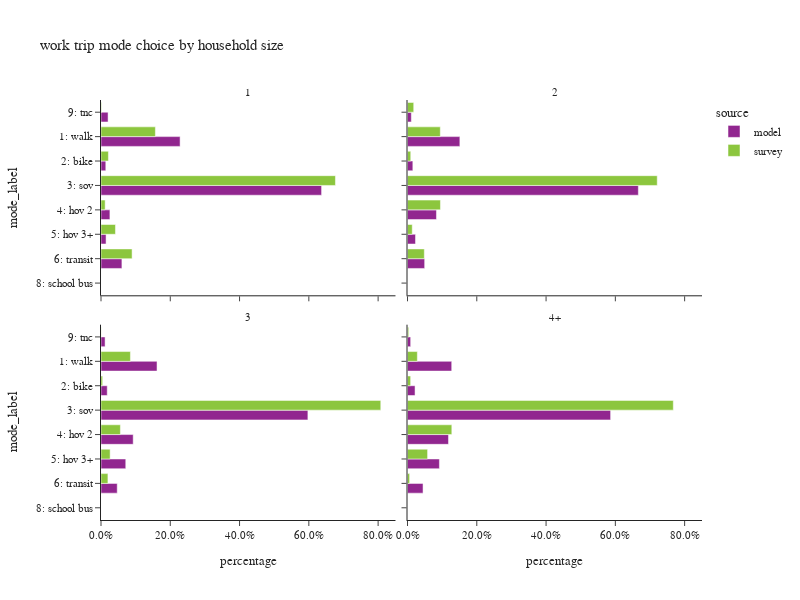

Notebook cell for this chart:
### Code cell
plot_mode_choice(wk_trip,"hhsize_4+",
                 {"hhsize_4+":["1","2","3","4+"],
                  "mode_label":["1: walk","2: bike","3: sov","4: hov 2","5: hov 3+","6: transit",
                                   "8: school bus","9: other–survey only"]},
                 "household size",2,600)

### Figure 1 — Plotly figure (JSON) as saved in the notebook; plotly's stock layout.template omitted (floating-point values rounded to 4 significant figures)
{"data": [{"alignmentgroup": "True", "customdata": [[98074], [5935], [273509], [11043], [6273], [25925], [8770]], "hovertemplate": "source=model<br>hhsize_4+=1<br>percentage=%{x}<br>mode_label=%{y}<br>sample count=%{customdata[0]}<extra></extra>", "legendgroup": "model", "marker": {"color": "#91268F", "pattern": {"shape": ""}}, "name": "model", "offsetgroup": "model", "orientation": "h", "showlegend": true, "textposition": "auto", "type": "bar", "x": [0.2283, 0.01382, 0.6368, 0.02571, 0.0146, 0.06036, 0.02042], "xaxis": "x3", "y": ["1: walk", "2: bike", "3: sov", "4: hov 2", "5: hov 3+", "6: transit", "9: tnc"], "yaxis": "y3"}, {"alignmentgroup": "True", "customdata": [[159], [41], [422], [11], [19], [99], [4]], "hovertemplate": "source=survey<br>hhsize_4+=1<br>percentage=%{x}<br>mode_label=%{y}<br>sample count=%{customdata[0]}<extra></extra>", "legendgroup": "survey", "marker": {"color": "#8CC63E", "pattern": {"shape": ""}}, "name": "survey", "offsetgroup": "survey", "orientation": "h", "showlegend": true, "textposition": "auto", "type": "bar", "x": [0.157, 0.02136, 0.6768, 0.01199, 0.04173, 0.08976, 0.001389], "xaxis": "x3", "y": ["1: walk", "2: bike", "3: sov", "4: hov 2", "5: hov 3+", "6: transit", "9: tnc"], "yaxis": "y3"}, {"alignmentgroup": "True", "customdata": [[149414], [15224], [658812], [82613], [22781], [48944], [9], [10860]], "hovertemplate": "source=model<br>hhsize_4+=2<br>percentage=%{x}<br>mode_label=%{y}<br>sample count=%{customdata[0]}<extra></extra>", "legendgroup": "model", "marker": {"color": "#91268F", "pattern": {"shape": ""}}, "name": "model", "offsetgroup": "model", "orientation": "h", "showlegend": false, "textposition": "auto", "type": "bar", "x": [0.1511, 0.0154, 0.6664, 0.08356, 0.02304, 0.04951, 9.103e-06, 0.01098], "xaxis": "x4", "y": ["1: walk", "2: bike", "3: sov", "4: hov 2", "5: hov 3+", "6: transit", "8: school bus", "9: tnc"], "yaxis": "y4"}, {"alignmentgroup": "True", "customdata": [[140], [57], [592], [83], [19], [109], [7]], "hovertemplate": "source=survey<br>hhsize_4+=2<br>percentage=%{x}<br>mode_label=%{y}<br>sample count=%{customdata[0]}<extra></extra>", "legendgroup": "survey", "marker": {"color": "#8CC63E", "pattern": {"shape": ""}}, "name": "survey", "offsetgroup": "survey", "orientation": "h", "showlegend": false, "textposition": "auto", "type": "bar", "x": [0.09465, 0.009325, 0.7209, 0.09508, 0.01362, 0.04852, 0.01791], "xaxis": "x4", "y": ["1: walk", "2: bike", "3: sov", "4: hov 2", "5: hov 3+", "6: transit", "9: tnc"], "yaxis": "y4"}, {"alignmentgroup": "True", "customdata": [[89502], [9957], [330491], [51417], [39547], [25915], [11], [6510]], "hovertemplate": "source=model<br>hhsize_4+=3<br>percentage=%{x}<br>mode_label=%{y}<br>sample count=%{customdata[0]}<extra></extra>", "legendgroup": "model", "marker": {"color": "#91268F", "pattern": {"shape": ""}}, "name": "model", "offsetgroup": "model", "orientation": "h", "showlegend": false, "textposition": "auto", "type": "bar", "x": [0.1617, 0.01799, 0.5973, 0.09292, 0.07147, 0.04683, 1.988e-05, 0.01176], "xaxis": "x", "y": ["1: walk", "2: bike", "3: sov", "4: hov 2", "5: hov 3+", "6: transit", "8: school bus", "9: tnc"], "yaxis": "y"}, {"alignmentgroup": "True", "customdata": [[33], [11], [270], [12], [9], [24], [1]], "hovertemplate": "source=survey<br>hhsize_4+=3<br>percentage=%{x}<br>mode_label=%{y}<br>sample count=%{customdata[0]}<extra></extra>", "legendgroup": "survey", "marker": {"color": "#8CC63E", "pattern": {"shape": ""}}, "name": "survey", "offsetgroup": "survey", "orientation": "h", "showlegend": false, "textposition": "auto", "type": "bar", "x": [0.08493, 0.004723, 0.8076, 0.05596, 0.02637, 0.01997, 0.0004131], "xaxis": "x", "y": ["1: walk", "2: bike", "3: sov", "4: hov 2", "5: hov 3+", "6: transit", "9: tnc"], "yaxis": "y"}, {"alignmentgroup": "True", "customdata": [[126848], [21608], [582917], [117595], [91521], [44576], [42], [9049]], "hovertemplate": "source=model<br>hhsize_4+=4+<br>percentage=%{x}<br>mode_label=%{y}<br>sample count=%{customdata[0]}<extra></extra>", "legendgroup": "model", "marker": {"color": "#91268F", "pattern": {"shape": ""}}, "name": "model", "offsetgroup": "model", "orientation": "h", "showlegend": false, "textposition": "auto", "type": "bar", "x": [0.1276, 0.02174, 0.5863, 0.1183, 0.09206, 0.04484, 4.225e-05, 0.009102], "xaxis": "x2", "y": ["1: walk", "2: bike", "3: sov", "4: hov 2", "5: hov 3+", "6: transit", "8: school bus", "9: tnc"], "yaxis": "y2"}, {"alignmentgroup": "True", "customdata": [[17], [14], [313], [30], [13], [16], [2]], "hovertemplate": "source=survey<br>hhsize_4+=4+<br>percentage=%{x}<br>mode_label=%{y}<br>sample count=%{customdata[0]}<extra></extra>", "legendgroup": "survey", "marker": {"color": "#8CC63E", "pattern": {"shape": ""}}, "name": "survey", "offsetgroup": "survey", "orientation": "h", "showlegend": false, "textposition": "auto", "type": "bar", "x": [0.02836, 0.00901, 0.7673, 0.1279, 0.05795, 0.006057, 0.003398], "xaxis": "x2", "y": ["1: walk", "2: bike", "3: sov", "4: hov 2", "5: hov 3+", "6: transit", "9: tnc"], "yaxis": "y2"}], "layout": {"annotations": [{"font": {}, "showarrow": false, "text": "3", "x": 0.245, "xanchor": "center", "xref": "paper", "y": 0.465, "yanchor": "bottom", "yref": "paper"}, {"font": {}, "showarrow": false, "text": "4+", "x": 0.755, "xanchor": "center", "xref": "paper", "y": 0.465, "yanchor": "bottom", "yref": "paper"}, {"font": {}, "showarrow": false, "text": "1", "x": 0.245, "xanchor": "center", "xref": "paper", "y": 1.0, "yanchor": "bottom", "yref": "paper"}, {"font": {}, "showarrow": false, "text": "2", "x": 0.755, "xanchor": "center", "xref": "paper", "y": 1.0, "yanchor": "bottom", "yref": "paper"}], "barmode": "group", "height": 600, "legend": {"title": {"text": "source"}, "tracegroupgap": 0}, "title": {"text": "work trip mode choice by household size"}, "width": 800, "xaxis": {"anchor": "y", "domain": [0.0, 0.49], "tickformat": ".1%", "title": {"text": "percentage"}}, "xaxis2": {"anchor": "y2", "domain": [0.51, 1.0], "matches": "x", "tickformat": ".1%", "title": {"text": "percentage"}}, "xaxis3": {"anchor": "y3", "domain": [0.0, 0.49], "matches": "x", "showticklabels": false, "tickformat": ".1%"}, "xaxis4": {"anchor": "y4", "domain": [0.51, 1.0], "matches": "x", "showticklabels": false, "tickformat": ".1%"}, "yaxis": {"anchor": "x", "categoryarray": ["9: other–survey only", "8: school bus", "6: transit", "5: hov 3+", "4: hov 2", "3: sov", "2: bike", "1: walk"], "categoryorder": "array", "domain": [0.0, 0.465], "title": {"text": "mode_label"}}, "yaxis2": {"anchor": "x2", "domain": [0.0, 0.465], "matches": "y", "showticklabels": false}, "yaxis3": {"anchor": "x3", "categoryarray": ["9: other–survey only", "8: school bus", "6: transit", "5: hov 3+", "4: hov 2", "3: sov", "2: bike", "1: walk"], "categoryorder": "array", "domain": [0.535, 1.0], "matches": "y", "title": {"text": "mode_label"}}, "yaxis4": {"anchor": "x4", "domain": [0.535, 1.0], "matches": "y", "showticklabels": false}}}
